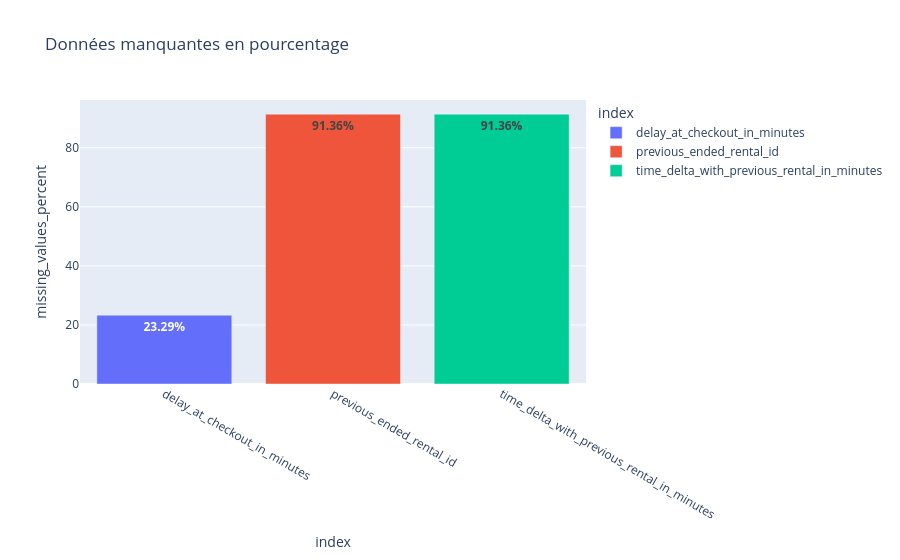

The notebook cell saved with this chart:
### Code cell
fig = px.bar(
    missing_df_percent,
    x="index",
    y="missing_values_percent",
    hover_data=['index'],
    title="Données manquantes en pourcentage",
    color='index',
    text_auto='.2f',  # Affiche 2 décimales
    text="missing_values_percent"  # Affiche la valeur sur la barre
)

# Personnalisation pour ajouter le % et mettre en gras
fig.update_traces(
    texttemplate='<b>%{text:.2f}%</b>',  # Met en gras et ajoute le %
    textposition='inside'  # Place le texte à l'extérieur de la barre
)

fig.show()

### Figure 1 — Plotly figure (JSON) as saved in the notebook; plotly's stock layout.template omitted (floating-point values rounded to 4 significant figures)
{"data": [{"hovertemplate": "index=%{x}<br>missing_values_percent=%{text}<extra></extra>", "legendgroup": "delay_at_checkout_in_minutes", "marker": {"color": "#636efa", "pattern": {"shape": ""}}, "name": "delay_at_checkout_in_minutes", "orientation": "v", "showlegend": true, "text": [23.29], "textposition": "inside", "texttemplate": "<b>%{text:.2f}%</b>", "type": "bar", "x": ["delay_at_checkout_in_minutes"], "xaxis": "x", "y": [23.29], "yaxis": "y"}, {"hovertemplate": "index=%{x}<br>missing_values_percent=%{text}<extra></extra>", "legendgroup": "previous_ended_rental_id", "marker": {"color": "#EF553B", "pattern": {"shape": ""}}, "name": "previous_ended_rental_id", "orientation": "v", "showlegend": true, "text": [91.36], "textposition": "inside", "texttemplate": "<b>%{text:.2f}%</b>", "type": "bar", "x": ["previous_ended_rental_id"], "xaxis": "x", "y": [91.36], "yaxis": "y"}, {"hovertemplate": "index=%{x}<br>missing_values_percent=%{text}<extra></extra>", "legendgroup": "time_delta_with_previous_rental_in_minutes", "marker": {"color": "#00cc96", "pattern": {"shape": ""}}, "name": "time_delta_with_previous_rental_in_minutes", "orientation": "v", "showlegend": true, "text": [91.36], "textposition": "inside", "texttemplate": "<b>%{text:.2f}%</b>", "type": "bar", "x": ["time_delta_with_previous_rental_in_minutes"], "xaxis": "x", "y": [91.36], "yaxis": "y"}], "layout": {"barmode": "relative", "legend": {"title": {"text": "index"}, "tracegroupgap": 0}, "title": {"text": "Données manquantes en pourcentage"}, "xaxis": {"anchor": "y", "categoryarray": ["delay_at_checkout_in_minutes", "previous_ended_rental_id", "time_delta_with_previous_rental_in_minutes"], "categoryorder": "array", "domain": [0, 1], "title": {"text": "index"}}, "yaxis": {"anchor": "x", "domain": [0, 1], "title": {"text": "missing_values_percent"}}}}
